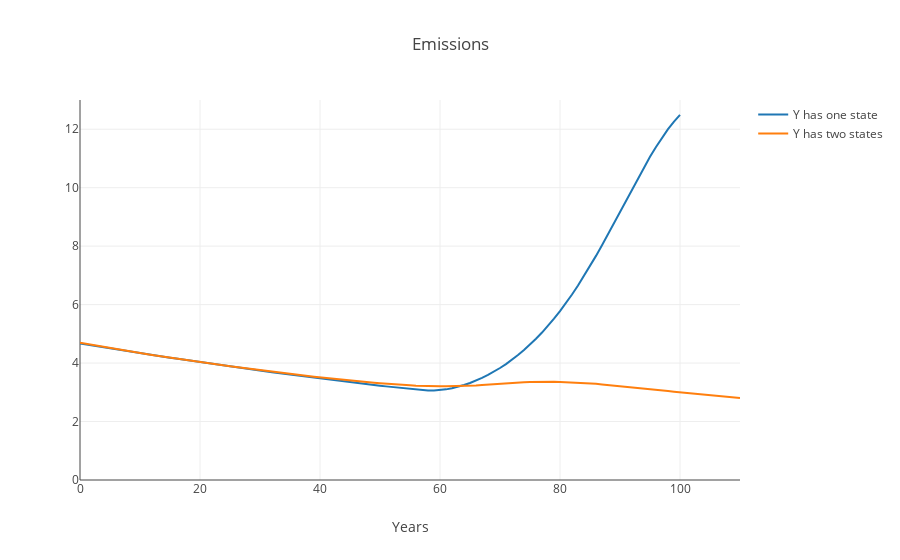

The notebook cell this image was saved under:
### Markdown cell above
Compare the emission trajectories with the one state model:

### Code cell
et_1state = np.load("et_1state_cal.npy")
plot_1S_vs_2S_ems(et_1state, simul)
